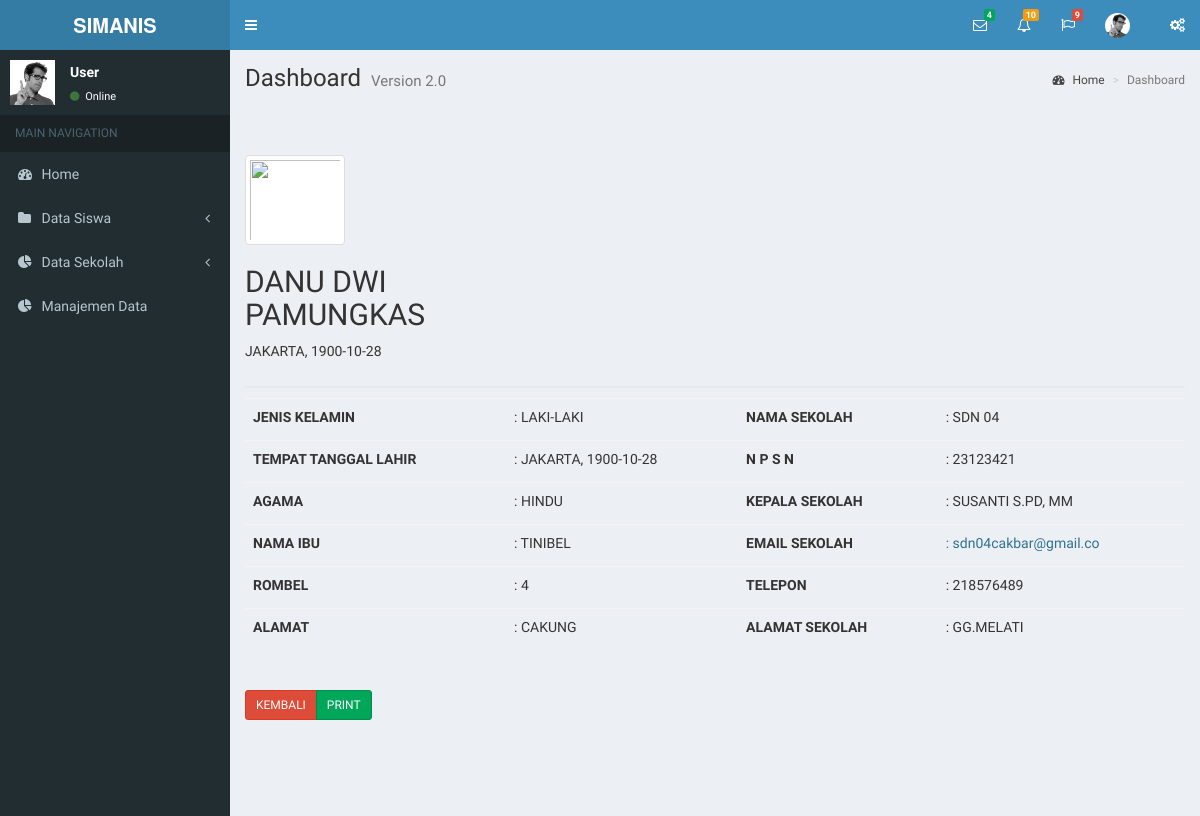
Page /manajemen_datsis/Baca/4 on the committed database.
### tables this page shows
CREATE TABLE `data_siswa`  (
  `id_siswa` int(3) NOT NULL AUTO_INCREMENT,
  `id_sekolah` int(3) NOT NULL,
  `no_induk` int(4) NOT NULL,
  `nisn` int(10) NOT NULL,
  `nama_siswa` varchar(20) NOT NULL,
  `jenis_kelamin` int(11) NOT NULL COMMENT '1 : Laki-laki , 2 : Perempuan',
  `tempat_lahir` varchar(20) NOT NULL,
  `tanggal_lahir` date NOT NULL,
  `agama` int(11) NOT NULL,
  `nama_ibu` varchar(20) NOT NULL,
  `alamat_siswa` varchar(50) NOT NULL,
  `status` int(11) NOT NULL COMMENT '1 : Siswa Baru, 2 : Naik Kelas, 3 : Mengulang, 4 : Lulus',
  `id_rombel` int(5) NOT NULL,
  `foto` text NULL,
  PRIMARY KEY (`id_siswa`) USING BTREE
);

CREATE TABLE `data_sekolah`  (
  `id_sekolah` int(3) NOT NULL AUTO_INCREMENT,
  `npsn` int(10) NOT NULL,
  `nama_sekolah` varchar(20) NOT NULL,
  `status` varchar(6) NOT NULL,
  `alamat_sekolah` text NOT NULL,
  `kelurahan` varchar(15) NOT NULL,
  `kecamatan` varchar(15) NOT NULL,
  `kota` varchar(15) NOT NULL,
  `provinsi` varchar(15) NOT NULL,
  `no_telp` int(13) NOT NULL,
  `email_sekolah` varchar(20) NOT NULL,
  `nama_kepsek` varchar(20) NOT NULL,
  PRIMARY KEY (`id_sekolah`) USING BTREE
);

### application/modules/manajemen_datsis/controllers/manajemen_datsis.php (called while the page is built, shortened)
<?php
class manajemen_datsis extends MY_Controller {
    public function __construct() {
        $this->load->model('M_manajemen_datsis', 'datsis');
    }
    function Baca($id) {
        $data = array(
            'title' => 'Detail Data Siswa',
            'value' => $this->datsis->Baca($id),
            'addclass' => ''
        );
        $data['content'] = $this->load->view('V_Detail_datsis',$data, True);
		$data['sidebar'] =$this->load->view('sidebar_os','', TRUE);
		$this->load->view('template',$data);
    }
}

### index.php (called while the page is built, shortened)
<?php
require_once BASEPATH.'core/CodeIgniter.php';

### application/modules/manajemen_datsis/models/M_manajemen_datsis.php (called while the page is built, shortened)
<?php
class M_manajemen_datsis extends CI_Model {
    function Baca($id) {
        $exec = $this->db->select('*')
                ->from('data_siswa')
                ->JOIN('data_sekolah', 'data_siswa.id_sekolah = data_sekolah.id_sekolah', 'LEFT')
                ->where('data_siswa.id_siswa', $id)
                ->get()
                ->result();
        return $exec;
    }
}

### application/modules/manajemen_datsis/views/V_Detail_datsis.php (the view)
<?php
foreach ($value as $value) {
}
?>
<div class="container-fluid" style="clear:both;margin:5% 0px;">
    <div class="row">
        <div class="col-md-4">
            <div class="form-group">
                <img src="<?= base_url('assets/images/abc.jpg') ?>" style="width:100px;height:90px;" class="img-responsive img-thumbnail img-rounded"/>
                <h2 class="text-uppercase">
                    <?= $value->nama_siswa ?>
                </h2>
                <p class="text-uppercase">
                    <?= $value->tempat_lahir . ', ' . $value->tanggal_lahir ?>
                </p>
            </div>
        </div>
        <div class="col-md-4">
        </div>
        <div class="col-md-4">
        </div>
    </div>
    <div style="border-bottom:2px solid #E6E9ED;margin:10px 0px;"></div>
    <div class="table-responsive">
        <table class="table table-responsive table-hover" style="width: 100%;">
            <tbody>
                <tr>
                    <td style="white-space: nowrap;width:1px;">
                        <label class="text-uppercase">Jenis kelamin</label>
                    </td>
                    <td class="text-uppercase" style="white-space: nowrap;width:1px;">: <?php
                        if ($value->jenis_kelamin == 1) {
                            echo 'laki-laki';
                        } else {
                            echo 'perempuan';
                        }
                        ?>
                    </td>
                    <td style="white-space: nowrap;width:1px;">
                        <label class="text-uppercase">nama sekolah</label>
                    </td>
                    <td style="white-space: nowrap;width:1px;">:
                        <?= $value->nama_sekolah ?>
                    </td>
                </tr>
                <tr>
                    <td style="white-space: nowrap;width:1px;">
                        <label class="text-uppercase">tempat tanggal lahir</label>
                    </td>
                    <td class="text-uppercase" style="white-space: nowrap;width:1px;">:
                        <?= $value->tempat_lahir . ', ' . $value->tanggal_lahir; ?>
                    </td>
                    <td class="text-uppercase" style="white-space: nowrap;width:1px;">
                        <label>n p s n</label>
                    </td>
                    <td class="text-uppercase" style="white-space: nowrap;width:1px;">:
                        <?= $value->npsn; ?>
                    </td>
                </tr>
                <tr>
                    <td style="white-space: nowrap;width:1px;">
                        <label class="text-uppercase">agama</label>
                    </td>
                    <td class="text-uppercase" style="white-space: nowrap;width:1px;">:
                        <?php
                        if ($value->agama == 1) {
                            echo 'islam';
                        } elseif ($value->agama == 2) {
                            echo 'katolik';
                        } elseif ($value->agama == 3) {
                            echo 'protestan';
                        } elseif ($value->agama == 4) {
                            echo 'hindu';
                        } elseif ($value->agama == 5) {
                            echo 'budha';
                        } elseif ($value->agama == 6) {
                            echo 'khong hu chu';
                        } else {
                            echo 'lainnya';
                        }
                        ?>
                    </td>
                    <td class="text-uppercase" style="white-space: nowrap;width:1px;">
                        <label>kepala sekolah</label>
                    </td>
                    <td class="text-uppercase" style="white-space: nowrap;width:1px;">:
                        <?= $value->nama_kepsek; ?>
                    </td>
                </tr>
                <tr>
                    <td style="white-space: nowrap;width:1px;">
                        <label class="text-uppercase">nama ibu</label>
                    </td>
                    <td class="text-uppercase" style="white-space: nowrap;width:1px;">:
                        <?= $value->nama_ibu ?>
                    </td>
                    <td class="text-uppercase" style="white-space: nowrap;width:1px;">
                        <label>email sekolah</label>
                    </td>
                    <td class="text-info" style="white-space: nowrap;width:1px;">:
                        <?= $value->email_sekolah; ?>
                    </td>
                </tr>
                <tr>
                    <td style="white-space: nowrap;width:1px;">
                        <label class="text-uppercase">rombel</label>
                    </td>
                    <td class="text-uppercase" style="white-space: nowrap;width:1px;">:
                        <?= $value->id_rombel ?>
                    </td>
                    <td class="text-uppercase" style="white-space: nowrap;width:1px;">
                        <label>Telepon</label>
                    </td>
                    <td class="text-uppercase" style="white-space: nowrap;width:1px;">:
                        <?= $value->no_telp ?>
                    </td>
                </tr>
                <tr>
                    <td style="white-space: nowrap;width:1px;">
                        <label class="text-uppercase">alamat</label>
                    </td>
                    <td class="text-uppercase" style="white-space: nowrap;width:1px;">:
                        <?= $value->alamat_siswa ?>
                    </td>
                    <td class="text-uppercase" style="white-space: nowrap;width:1px;">
                        <label>alamat sekolah</label>
                    </td>
                    <td class="text-uppercase" style="white-space: nowrap;width:1px;">:
                        <?= $value->alamat_sekolah ?>
                    </td>
                </tr>
            </tbody>
        </table>
    </div>
    <div class="btn-group btn-group-sm <?php
    if ($addclass != "") {
        echo $addclass;
    } else {
        echo '';
    }
    ?>" role="group" style="clear:both;margin:20px 0px;">
        <a href="<?= base_url('manajemen_datsis/index'); ?>" class="btn btn-danger text-uppercase">kembali</a>
        <a href="<?= base_url('manajemen_datsis/Cetak/' . $value->id_siswa . ' '); ?>" target="_new" class="btn btn-success text-uppercase">print</a>
    </div>
</div>

### rows in the picture
data_siswa: nama_siswa "DANU DWI PAMUNGKAS", tempat_lahir "JAKARTA", tanggal_lahir "1900-10-28", id_sekolah.nama_sekolah "SDN 04", id_sekolah.npsn "23123421", id_sekolah.nama_kepsek "SUSANTI S.PD, MM", nama_ibu "TINIBEL", id_sekolah.email_sekolah "sdn04cakbar@gmail.co", id_rombel "4", id_sekolah.no_telp "218576489", alamat_siswa "CAKUNG", id_sekolah.alamat_sekolah "GG.MELATI"
